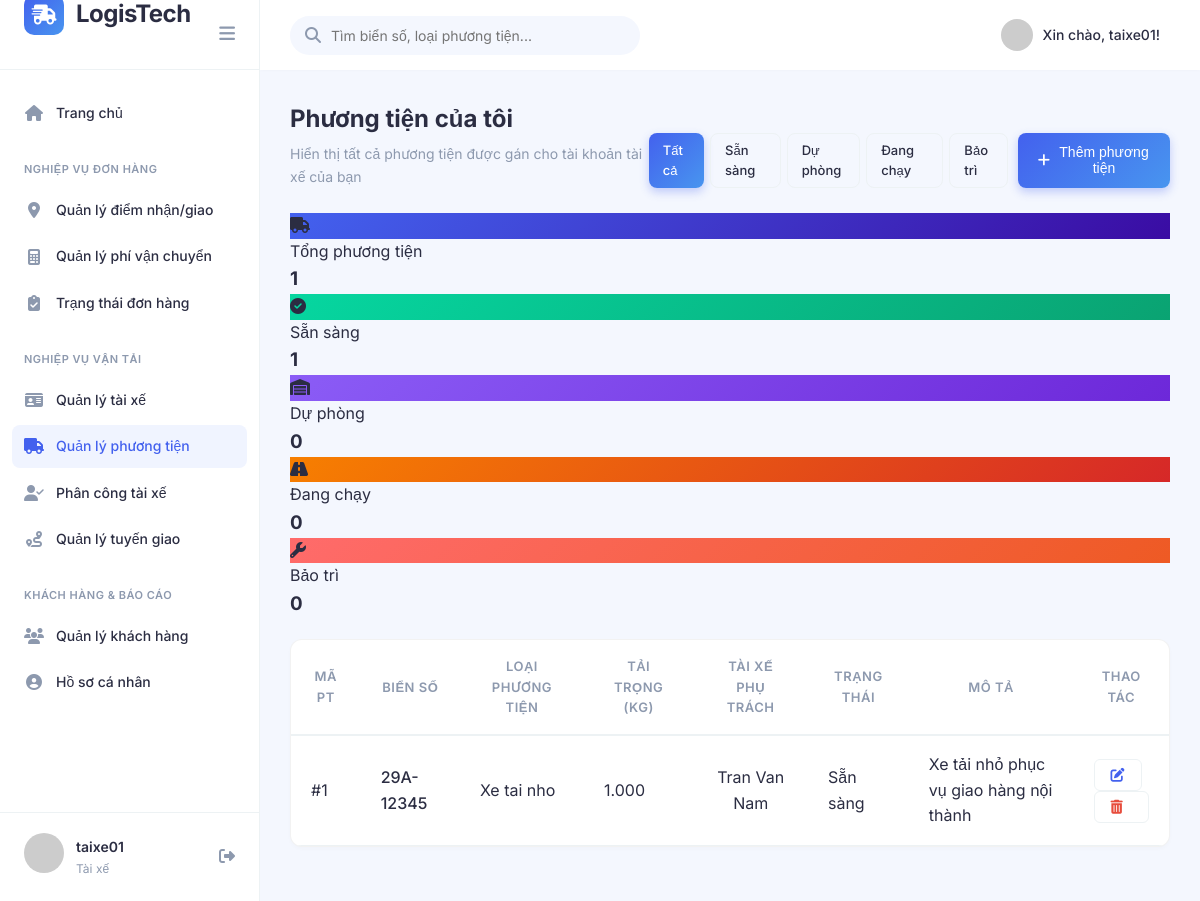
The app's page /index.php?page=phuongtien (signed in) with its own data.
### tables this page shows
CREATE TABLE PhuongTien (
    MaPhuongTien INT AUTO_INCREMENT PRIMARY KEY,
    MaTaiXe INT NULL,
    BienSo VARCHAR(20) NOT NULL UNIQUE,
    LoaiPhuongTien VARCHAR(50),
    TaiTrong DECIMAL(10,2),
    TrangThai VARCHAR(30) DEFAULT 'San sang',
    MoTa VARCHAR(255),
    INDEX IX_PhuongTien_MaTaiXe (MaTaiXe)
);

CREATE TABLE TaiXe (
    MaTaiXe INT AUTO_INCREMENT PRIMARY KEY,
    MaTaiKhoan INT NOT NULL UNIQUE,
    HoTen VARCHAR(100) NOT NULL,
    SoDienThoai VARCHAR(20),
    SoBangLai VARCHAR(50),
    KhuVucHienTai VARCHAR(100),
    ThoiGianCapNhatViTri DATETIME,
    TrangThai VARCHAR(30) DEFAULT 'San sang',
    DiaChi VARCHAR(255),
    NgayTao DATETIME DEFAULT CURRENT_TIMESTAMP,

    CONSTRAINT FK_TaiXe_TaiKhoan
        FOREIGN KEY (MaTaiKhoan)
        REFERENCES TaiKhoan(MaTaiKhoan)
);

### controllers/phuongtien_controller.php (called while the page is built, shortened)
<?php
require_once 'models/phuongtien_model.php';
class VehicleController {
    public function index() {
        $role = (int)($_SESSION['role_id'] ?? 0);
        $model = new VehicleModel();
        $driverId = $role === 3 ? $model->getDriverIdByAccount($_SESSION['user_id'] ?? 0) : null;
        $keyword  = trim($_GET['keyword'] ?? '');
        $status   = trim($_GET['status'] ?? '');
        $vehicles = $model->getAll($keyword, $status, $driverId);
        require_once 'views/phuongtien.php';
    }
}
?>

### models/phuongtien_model.php (called while the page is built, shortened)
<?php
require_once 'config/database.php';
class VehicleModel {
    private $conn;
    public function __construct() {
        $database = new Database();
        $this->conn = $database->getConnection();
    }
    public function getAll($keyword = '', $status = '', $driverId = null) {
        $query = "SELECT pt.*, tx.HoTen AS TenTaiXe
                  FROM PhuongTien pt
                  LEFT JOIN TaiXe tx ON tx.MaTaiXe = pt.MaTaiXe
                  WHERE 1=1";
        $params = [];
        if ($driverId !== null) {
            $query .= " AND pt.MaTaiXe = :driver_id";
            $params[':driver_id'] = (int)$driverId;
        }
        $query .= " ORDER BY pt.MaPhuongTien DESC";
        $stmt = $this->conn->prepare($query);
        $stmt->execute($params);
        return $stmt->fetchAll(PDO::FETCH_ASSOC);
    }
    public function getDriverIdByAccount($accountId) {
        $stmt = $this->conn->prepare("SELECT MaTaiXe FROM TaiXe WHERE MaTaiKhoan = :account_id");
        $stmt->execute([':account_id' => (int)$accountId]);
        $driverId = $stmt->fetchColumn();
        return $driverId === false ? null : (int)$driverId;
    }
}
?>

### config/database.php (called while the page is built, shortened)
<?php
class Database {
    private $host = "localhost";
    private $db_name = "QuanLyVanTai";
    private $username = "root";
    private $password = "";
    public function getConnection() {
        $this->conn = null;
        try {
            $this->conn = new PDO("mysql:host=" . $this->host . ";dbname=" . $this->db_name, $this->username, $this->password);
            $this->conn->exec("set names utf8");
        } catch(PDOException $exception) {
            echo "Lỗi kết nối cơ sở dữ liệu: " . $exception->getMessage();
        }
        return $this->conn;
    }
}
?>

### views/phuongtien.php (the view, shortened to what this page needs)
<!DOCTYPE html>
<html lang="vi">
<head>
    <link rel="stylesheet" href="assets/css/style.css">
    <link rel="stylesheet" href="https://cdnjs.cloudflare.com/ajax/libs/font-awesome/6.4.0/css/all.min.css">
</head>
<body class="dashboard-body">
<?php include 'views/menu.php'; ?>
<main class="main-content">
    <header class="topbar">
        <div class="search-bar">
            <form action="index.php" method="GET" style="display:flex;width:100%;">
                <i class="fas fa-search search-icon"></i>
                <input type="text" name="keyword" placeholder="Tìm biển số, loại phương tiện..." value="<?php echo htmlspecialchars($_GET['keyword'] ?? ''); ?>">
            </form>
        </div>
        <div class="topbar-right">
            <div class="user-dropdown">
                <img src="https://ui-avatars.com/api/?name=<?php echo urlencode($_SESSION['username'] ?? 'User'); ?>&background=4361ee&color=fff" class="topbar-avatar" alt="User">
                <span class="user-greeting">Xin chào, <?php echo htmlspecialchars($_SESSION['username'] ?? 'Khách'); ?>!</span>
            </div>
        </div>
    </header>
    <div class="content-area">
        <div class="page-header">
            <div>
                <h1 class="page-title"><?php echo (int) ($_SESSION['role_id'] ?? 0) === 3 ? 'Phương tiện của tôi' : 'Quản lý phương tiện'; ?></h1>
                <p class="page-subtitle"><?php echo (int) ($_SESSION['role_id'] ?? 0) === 3 ? 'Hiển thị tất cả phương tiện được gán cho tài khoản tài xế của bạn' : 'Danh sách phương tiện, tài xế phụ trách và tình trạng xe'; ?></p>
            </div>
            <div class="header-actions">
                <div style="display:flex;gap:6px;">
                    <?php foreach (['' => 'Tất cả', 'San sang' => 'Sẵn sàng', 'Du phong' => 'Dự phòng', 'Dang chay' => 'Đang chạy', 'Bao tri' => 'Bảo trì'] as $val => $label): ?>
                    <a href="index.php?page=phuongtien&status=<?php echo urlencode($val); ?>&keyword=<?php echo urlencode($_GET['keyword'] ?? ''); ?>"
                       class="btn <?php echo ($_GET['status'] ?? '') === $val ? 'btn-primary' : 'btn-outline'; ?>" style="padding:6px 14px;font-size:13px;">
                        <?php echo $label; ?>
                    </a>
                    <?php endforeach; ?>
                </div>
                <button class="btn btn-primary" type="button" onclick="openVehicleModal()">
                    <i class="fas fa-plus"></i> Thêm phương tiện
                </button>
            </div>
        </div>
        <?php
        $vTotal = count($vehicles);
        $vReady = count(array_filter($vehicles, fn($v) => $v['TrangThai'] === 'San sang'));
        $vReserve = count(array_filter($vehicles, fn($v) => $v['TrangThai'] === 'Du phong'));
        $vRun   = count(array_filter($vehicles, fn($v) => $v['TrangThai'] === 'Dang chay'));
        $vMaint = count(array_filter($vehicles, fn($v) => $v['TrangThai'] === 'Bao tri'));
        ?>
        <div class="stats-grid" style="grid-template-columns:repeat(5,minmax(0,1fr));margin-bottom:20px;">
            <div class="stat-card"><div class="stat-icon" style="background:linear-gradient(135deg,#4361ee,#3a0ca3)"><i class="fas fa-truck"></i></div><div class="stat-info"><p class="stat-label">Tổng phương tiện</p><h3 class="stat-value"><?php echo $vTotal; ?></h3></div></div>
            <div class="stat-card"><div class="stat-icon" style="background:linear-gradient(135deg,#06d6a0,#0aa372)"><i class="fas fa-check-circle"></i></div><div class="stat-info"><p class="stat-label">Sẵn sàng</p><h3 class="stat-value"><?php echo $vReady; ?></h3></div></div>
            <div class="stat-card"><div class="stat-icon" style="background:linear-gradient(135deg,#8b5cf6,#6d28d9)"><i class="fas fa-warehouse"></i></div><div class="stat-info"><p class="stat-label">Dự phòng</p><h3 class="stat-value"><?php echo $vReserve; ?></h3></div></div>
            <div class="stat-card"><div class="stat-icon" style="background:linear-gradient(135deg,#f77f00,#d62828)"><i class="fas fa-road"></i></div><div class="stat-info"><p class="stat-label">Đang chạy</p><h3 class="stat-value"><?php echo $vRun; ?></h3></div></div>
            <div class="stat-card"><div class="stat-icon" style="background:linear-gradient(135deg,#ff6b6b,#ee5a24)"><i class="fas fa-wrench"></i></div><div class="stat-info"><p class="stat-label">Bảo trì</p><h3 class="stat-value"><?php echo $vMaint; ?></h3></div></div>
        </div>
        <div class="card">
            <div class="card-body p-0">
                <div class="table-responsive">
                    <table class="table">
                        <thead>
                            <tr>
                                <th>Mã PT</th>
                                <th>Biển số</th>
                                <th>Loại phương tiện</th>
                                <th>Tải trọng (kg)</th>
                                <th>Tài xế phụ trách</th>
                                <th>Trạng thái</th>
                                <th>Mô tả</th>
                                <th class="text-center">Thao tác</th>
                            </tr>
                        </thead>
                        <tbody>
                        <?php if (empty($vehicles)): ?>
                            <tr><td colspan="8" class="text-center">Không tìm thấy phương tiện nào.</td></tr>
                        <?php else: ?>
                        <?php foreach ($vehicles as $v): ?>
                            <tr>
                                <td>#<?php echo $v['MaPhuongTien']; ?></td>
                                <td class="font-medium"><?php echo htmlspecialchars($v['BienSo']); ?></td>
                                <td><?php echo htmlspecialchars($v['LoaiPhuongTien'] ?? ''); ?></td>
                                <td><?php echo number_format($v['TaiTrong'], 0, ',', '.'); ?></td>
                                <td class="text-center">
                                    <?php echo $v['TenTaiXe'] ? htmlspecialchars($v['TenTaiXe']) : '<span class="text-muted">Chưa gán</span>'; ?>
                                </td>
                                <td>
                                    <?php
                                    $cls = match($v['TrangThai']) {
                                        'San sang'  => 'status-green',
                                        'Du phong'  => 'status-gray',
                                        'Dang chay' => 'status-blue',
                                        'Bao tri'   => 'status-red',
                                        default     => 'status-gray',
                                    };
                                    $lbl = match($v['TrangThai']) {
                                        'San sang'  => 'Sẵn sàng',
                                        'Du phong'  => 'Dự phòng',
                                        'Dang chay' => 'Đang chạy',
                                        'Bao tri'   => 'Bảo trì',
                                        default     => $v['TrangThai'],
                                    };
                                    ?>
                                    <span class="badge-pill <?php echo $cls; ?>"><?php echo $lbl; ?></span>
                                </td>
                                <td><?php echo htmlspecialchars($v['MoTa'] ?? ''); ?></td>
                                <td class="text-center">
                                    <button class="btn-icon text-primary" title="Sửa"
                                        onclick="openVehicleModal(<?php echo htmlspecialchars(json_encode($v), ENT_QUOTES); ?>)">
                                        <i class="fas fa-edit"></i>
                                    </button>
                                    <a href="index.php?page=phuongtien&action=delete&id=<?php echo $v['MaPhuongTien']; ?>"
                                       class="btn-icon text-danger" title="Xóa"
                                       onclick="return confirm('Xóa phương tiện <?php echo htmlspecialchars($v['BienSo'], ENT_QUOTES); ?>?')">
                                        <i class="fas fa-trash-alt"></i>
                                    </a>
                                </td>
                            </tr>
                        <?php endforeach; ?>
                        <?php endif; ?>
                        </tbody>
                    </table>
                </div>
            </div>
        </div>
    </div>
</main>
</body>
</html>

### assets/css/style.css (style rules this page uses)
:root { --primary-color: #4361ee; --primary-light: #4895ef; --secondary-color: #3f37c9; --success-color: #2ecc71; --warning-color: #f39c12; --danger-color: #e74c3c; --text-main: #2b2d42; --text-muted: #8d99ae; --bg-main: #f8f9fa; --bg-card: #ffffff; --border-color: #edf2f4; --sidebar-bg: #ffffff; --sidebar-text: #2b2d42; --sidebar-active: #f0f4ff; --sidebar-active-text: #4361ee; --sidebar-width: 260px; --topbar-height: 70px; --transition-speed: 0.3s; --shadow-sm: 0 2px 4px rgba(0,0,0,0.02); --shadow-md: 0 4px 6px rgba(0,0,0,0.04); --shadow-lg: 0 10px 15px rgba(0,0,0,0.05); }
* { margin: 0; padding: 0; box-sizing: border-box; }
body { font-family: 'Inter', sans-serif; background-color: var(--bg-main); color: var(--text-main); line-height: 1.6; }
a { text-decoration: none; color: var(--primary-color); }
.text-center { text-align: center; }
.font-medium { font-weight: 500; }
.p-0 { padding: 0 !important; }
.btn { display: inline-flex; align-items: center; justify-content: center; gap: 8px; padding: 10px 20px; border: none; border-radius: 8px; font-weight: 500; font-size: 14px; cursor: pointer; transition: all 0.3s ease; }
.btn-primary { background: linear-gradient(135deg, var(--primary-color), var(--primary-light)); color: white; box-shadow: 0 4px 10px rgba(67, 97, 238, 0.3); }
.btn-outline { background: transparent; border: 1px solid var(--border-color); color: var(--text-main); }
.btn-icon { background: transparent; border: 1px solid var(--border-color); color: var(--text-main); padding: 8px 16px; border-radius: 6px; font-size: 14px; cursor: pointer; display: flex; align-items: center; gap: 8px; transition: all 0.2s; }
.dashboard-body { display: flex; min-height: 100vh; overflow: hidden; }
.main-content { flex: 1; display: flex; flex-direction: column; height: 100vh; overflow: hidden; background-color: #f4f7fe; }
.topbar { height: var(--topbar-height); background: white; display: flex; align-items: center; justify-content: space-between; padding: 0 30px; box-shadow: 0 1px 3px rgba(0,0,0,0.02); z-index: 10; }
.search-bar { position: relative; width: 350px; }
.search-bar .search-icon { position: absolute; left: 15px; top: 50%; transform: translateY(-50%); color: var(--text-muted); }
.search-bar input { width: 100%; padding: 10px 15px 10px 40px; border: 1px solid transparent; background-color: #f4f7fe; border-radius: 20px; font-size: 14px; outline: none; transition: all 0.3s; font-family: inherit; }
.topbar-right { display: flex; align-items: center; gap: 20px; }
.user-dropdown { display: flex; align-items: center; gap: 10px; cursor: pointer; padding: 5px 10px; border-radius: 20px; transition: background 0.3s; }
.topbar-avatar { width: 32px; height: 32px; border-radius: 50%; }
.user-greeting { font-size: 14px; font-weight: 500; color: var(--text-main); }
.content-area { flex: 1; overflow-y: auto; padding: 30px; }
.page-header { display: flex; justify-content: space-between; align-items: flex-end; margin-bottom: 25px; }
.page-title { font-size: 24px; font-weight: 700; color: var(--text-main); margin-bottom: 5px; }
.page-subtitle { font-size: 14px; color: var(--text-muted); }
.header-actions { display: flex; gap: 10px; }
.card { background: var(--bg-card); border-radius: 12px; box-shadow: var(--shadow-sm); margin-bottom: 24px; overflow: hidden; border: 1px solid rgba(0,0,0,0.05); }
.card-body { padding: 24px; }
.table-responsive { overflow-x: auto; }
.table { width: 100%; border-collapse: collapse; }
.table th, .table td { padding: 16px 20px; vertical-align: middle; border-bottom: 1px solid var(--border-color); }
.text-primary { color: var(--primary-color); }
.text-danger { color: var(--danger-color); }
.table th { background-color: transparent; font-weight: 600; color: var(--text-muted); font-size: 13px; text-transform: uppercase; letter-spacing: 0.5px; border-bottom: 2px solid var(--border-color); }
.table tbody tr { transition: background-color 0.2s; }

### records on screen
phuongtien: TrangThai "1", TrangThai "0", MaPhuongTien "1", BienSo "29A-12345", LoaiPhuongTien "Xe tai nho", TaiTrong "1.000", MaTaiXe.HoTen "Tran Van Nam", TrangThai "Sẵn sàng", MoTa "Xe tải nhỏ phục vụ giao hàng nội thành"

### other values on screen
$_SESSION['username'] "taixe01"
$label "Tất cả"
$label "Sẵn sàng"
$label "Dự phòng"
$label "Đang chạy"
$label "Bảo trì"
$vTotal "1"
